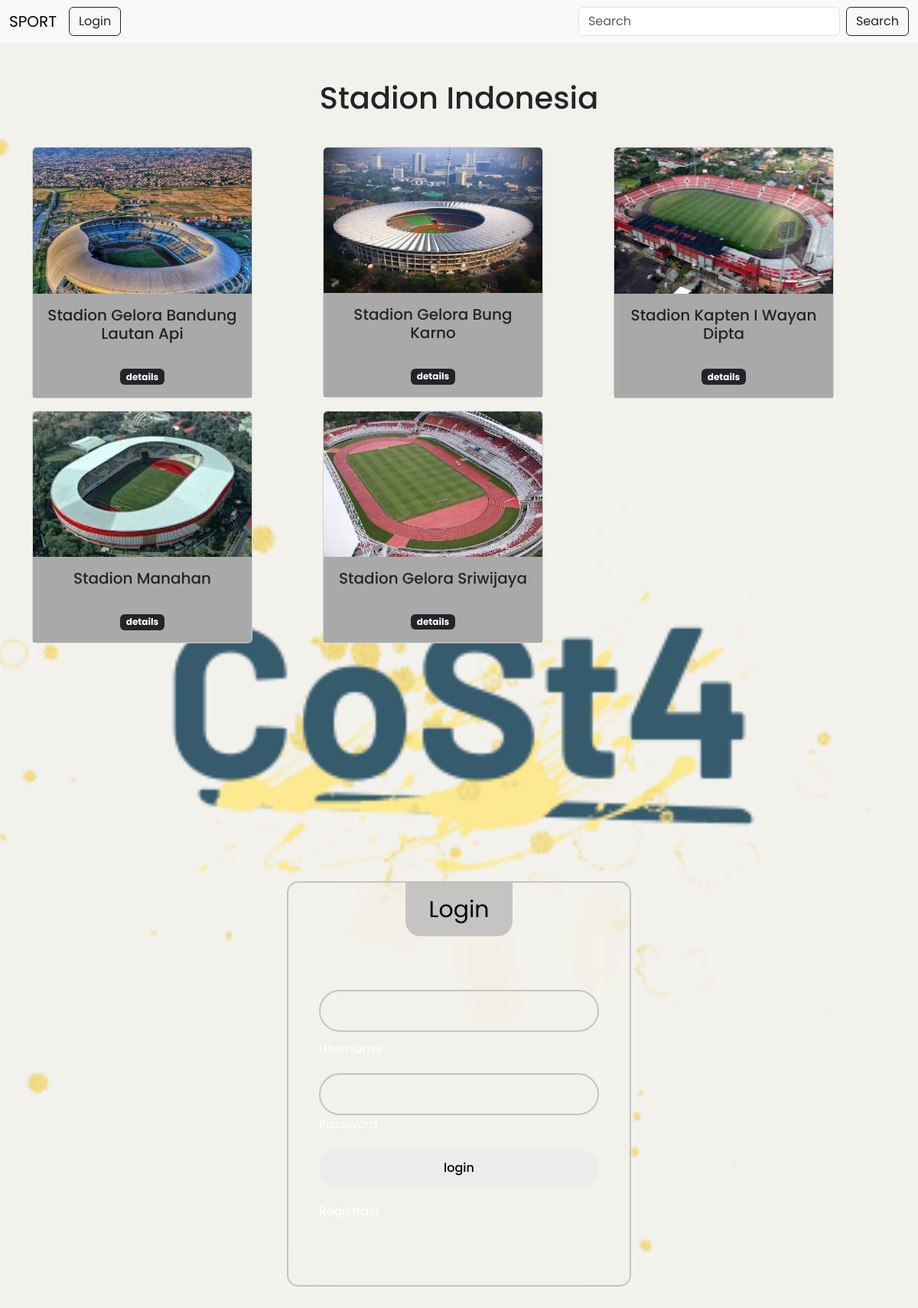
The page /tubes/login.php on the database its author committed.
### tables this page shows
CREATE TABLE `sport` (
  `id` int NOT NULL,
  `nama` varchar(255) NOT NULL,
  `gambar` varchar(255) NOT NULL,
  `id_kota` int NOT NULL,
  `tahun` year NOT NULL,
  `details` text NOT NULL
);

### tubes/function.php (called while the page is built, shortened)
<?php
    $conn = mysqli_connect('localhost', 'root', '', 'pw2024_tubes_233040047');
function query($query) {
    global $conn;
 $result = mysqli_query($conn, $query);
 $rows = [];
  while($row = mysqli_fetch_assoc($result)) {
      $rows[] = $row;
  }
  return $rows;
}
?>

### tubes/login.php (the view, shortened to what this page needs)
<?php
require 'function.php';
$sport = query("SELECT * FROM sport");
?>
<!DOCTYPE html>
<html lang="en">
<head>
<link href="https://cdn.jsdelivr.net/npm/bootstrap@5.3.3/dist/css/bootstrap.min.css" rel="stylesheet">
    <link rel="stylesheet" href="../css/style.css">
    <link rel="stylesheet" href="../css/font.css">
</head>
<body>
<nav class="navbar navbar-expand-lg navbar-light bg-light">
    <div class="container-fluid">
      <a class="navbar-brand" href="#sport">SPORT</a>
      <div class="collapse navbar-collapse" id="navbarSupportedContent">
        <ul class="navbar-nav me-auto mb-2 mb-lg-0">
          <li class="nav-item">
            <a href="#login" class="btn btn-outline-dark ">Login</a>
          </li>
        </ul>
        <form action="" method="post" class="d-flex" role="search">
          <input class="form-control me-2 from-cari" type="text" name="keyword" autofocus placeholder="Search" autocomplete="off" id="keyword">
          <button class="btn btn-outline-dark" type="submit" name="cari" id="tombol-cari">Search</button>
        </form>
      </div>
    </div>
  </nav>
 <br><br>
  <section id= "sport">
  <div id="container" class="container">
    <center><h1>Stadion Indonesia</h1></center>
    <br>
<div class="row">
    <?php foreach ($sport as $spt) : ?>
<div class="col-lg-4 col-md-6 my-2  d-f;ex justify-content-around">
<div class="card" style="width: 18rem;">
  <img src="../img/<?= $spt["gambar"]; ?>" class="card-img-top" alt="...">
  <div class="card-body text-center" style="background-color:darkgrey;">
    <h5 class="card-title"><?= $spt["nama"];?></h5>
    <br>
    <a href="details.php?id=<?= $spt["id"]; ?>" class="badge text-bg-dark text-decoration-none">details</a>
  </div>
</div>
</div>
<?php endforeach; ?>
  </div>
  </section>
  <br><br><br><br><br><br><br>
    <section id="login">
    <div class="wrapper">
        <div class="login_box">
            <div class="login_header">
                <span>Login</span>
            </div>
            <form action="" method="post">
                <div class="input_box">
                    <input type="text" id="username" name="username" class="input-field">
                    <label for="username" autofocus autocomplete="off" required>Username</label>
                </div>
                <div class="input_box">
                    <input type="text" id="password" name="password" class="input-field">
                    <label for="password" autofocus autocomplete="off" required>Password</label>
                </div>
                <div class="input_box">
                    <input type="submit" name="login" value="login" class="input-submit">
                </div>
                <div class="input_box">
                    <a href="registrasi.php">Registrasi</a>
                </div>
        </div>
    </div>
    </section>
</body>
</html>

### css/style.css (style rules this page uses)
* { margin: 0; padding: 0; box-sizing: border-box; font-family: "Poppins"; }
:root { --primary-color: #c6c3c3; --second-color: #ffffff; --black-color: #000000; }
body { background-image: url(../img/CoSt4.png); background-position: center; background-size: cover; background-repeat: no-repeat; background-attachment: fixed; }
a { text-decoration: none; color: var(--second-color); }
.wrapper { width: 100%; display: flex; justify-content: center; align-items: center; min-height: 100vh; }
.login_box { position: relative; width: 450px; backdrop-filter: blur(25px); border: 2px solid var(--primary-color); border-radius: 15px; padding: 7.5em 2.5em 4em 2.5em; color: var(--second-color); }
.login_header { position: absolute; top: 0; left: 50%; transform: translateX(-50%); display: flex; align-items: center; justify-content: center; background-color: var(--primary-color); width: 140px; height: 70px; border-radius: 0 0 20px 20px; }
.login_header span { font-size: 30px; color: var(--black-color); }
.login_header::before { content: ""; position: absolute; top: 0; left: -30px; width: 30px; height: 30px; border-top-right-radius: 50%; background: transparent; }
.login_header::after { content: ""; position: absolute; top: 0; left: -30px; width: 30px; height: 30px; border-top-right-radius: 50%; background: transparent; }
.input_box { position: relative; display: flex; flex-direction: column; margin: 20px 0; }
.input-field { width: 100%; height: 55px; font-size: 16px; background: transparent; color: var(--second-color); padding-inline: 20px 50px; border: 2px solid var(--primary-color); border-radius: 30px; outline: none; }
#username { margin-bottom: 10px; }
.input-submit { width: 100%; height: 50px; background: #ececec; font-size: 16px; font-weight: 500; border: none; border-radius: 30px; cursor: pointer; transition: .3px; }

### tubes/login.php (style rules this page uses)
label { display: block; }

### rows shown on the page
sport: gambar (picture), nama "Stadion Gelora Bandung Lautan Api"
sport: gambar (picture), nama "Stadion Gelora Bung Karno"
sport: gambar (picture), nama "Stadion Kapten I Wayan Dipta"
sport: gambar (picture), nama "Stadion Manahan"
sport: gambar (picture), nama "Stadion Gelora Sriwijaya"
